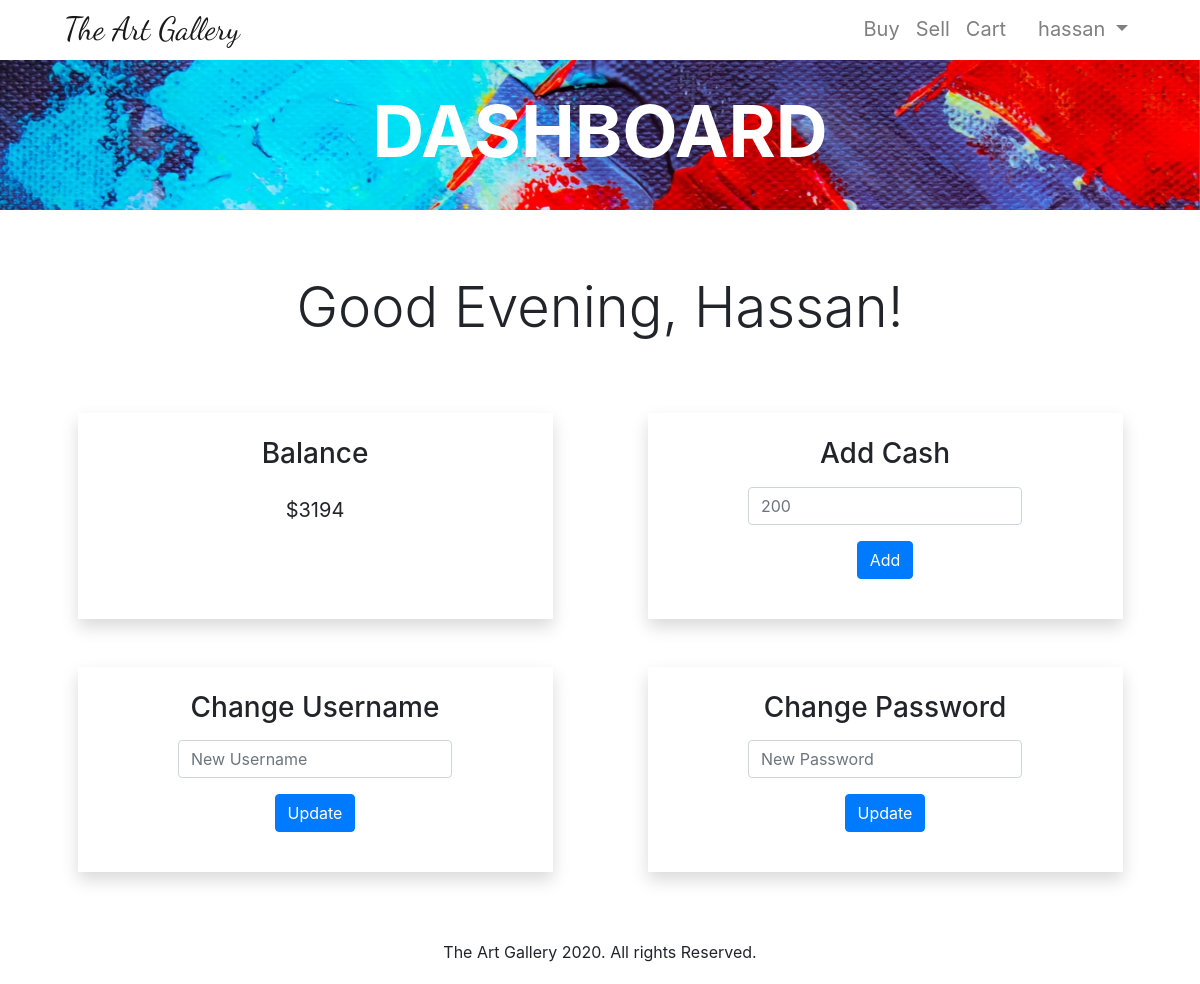
The page /dashboard (signed in) on the database as committed earlier.
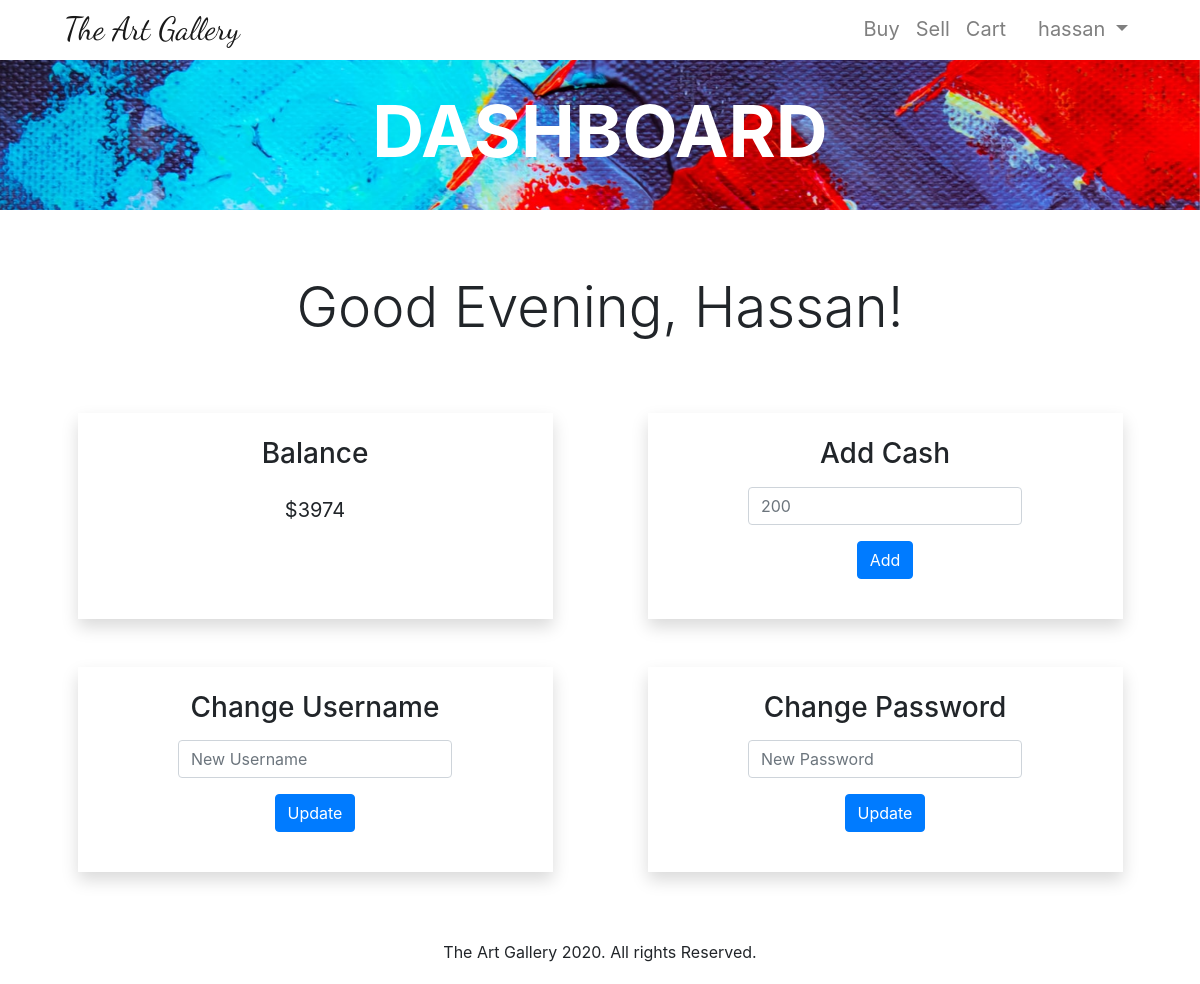
The same page on the database as committed later.
### tables this page shows
CREATE TABLE users (id INTEGER PRIMARY KEY, username TEXT NOT NULL, hashvalue TEXT NOT NULL, firstname TEXT NOT NULL, lastname TEXT NOT NULL, country TEXT NOT NULL, cash NUMERIC NOT NULL DEFAULT 500.00);

### main.py (the view)
@app.route("/dashboard", methods=["GET", "POST"])
@login_required
def dashboard():
    if request.method == "GET":
        with sqlite3.connect("gallery.db") as con:
            db = con.cursor()
            db.execute(
                f"SELECT cash FROM users WHERE id = {session['user_id']}")
            rows = db.fetchall()
            cash = rows[0][0]
        return render_template("dashboard.html", cash=cash)

### brains.py (called while the page is built)
def login_required(f):
    @wraps(f)
    def decorated_function(*args, **kwargs):
        if session.get("user_id") is None:
            return redirect("/login")
        return f(*args, **kwargs)
    return decorated_function

### main.py (called while the page is built)
@app.after_request
def after_request(response):
    response.headers["Cache-Control"] = "no-cache, no-store, must-revalidate"
    response.headers["Expires"] = 0
    response.headers["Pragma"] = "no-cache"
    return response

### templates/dashboard.html (shortened to what this page needs)
{% extends 'layout.html' %}
{% block main %}
<div id="dashboard-content">
    <section class="main-section mb-5">
        <div class="message-screen">
            <div id="buy-top" class="d-flex flex-column justify-content-center align-items-center top" style="
            background-image: url({{ url_for('static', filename='images/dashboard.jpg') }});">
                <h1 class="display-3 font-weight-bold" style="color:white;">DASHBOARD</h1>
            </div>
            <div class="container mt-5">
                <div class="jumbotron dash-jumbo text-center p-3">
                    <h1 class="display-4">Good Evening, Hassan!</h1>
                </div>
            </div>
            <div class="container mt-5">
                <div class="row d-flex justify-content-around">
                    <div class="col-10 col-md-5 p-4 shadow text-center">
                        <h3 class="display-5">Balance</h3>
                        <p class="lead mt-4"><strong>${{ cash }}</strong></p>
                    </div>
                    <div class="col-10 col-md-5 p-4 shadow mt-5 mt-md-0 text-center d-flex justify-content-center">
                        <form action="/addCash" method="post">
                            <h3 class="display-5">Add Cash</h3>
                            <div class="form-group mt-3">
                                <input type="number" name="moreCash" class="form-control" id="inputCash"
                                    placeholder="200" required>
                            </div>
                            <div class="form-group d-flex justify-content-center">
                                <button type="submit" class="btn btn-primary">Add</button>
                            </div>
                        </form>
                    </div>
                </div>
            </div>
            <div class="container mt-5">
                <div class="row d-flex justify-content-around">
                    <div class="col-10 col-md-5 p-4 shadow text-center d-flex justify-content-center">
                        <form action="/changeUsername" method="post">
                            <h3 class="display-5">Change Username</h3>
                            <div class="form-group mt-3">
                                <input type="text" name="newUsername" class="form-control" id="newUsername"
                                    placeholder="New Username" required>
                            </div>
                            <div class="form-group d-flex justify-content-center">
                                <button type="submit" class="btn btn-primary">Update</button>
                            </div>
                        </form>
                    </div>
                    <div class="col-10 col-md-5 p-4 shadow mt-5 mt-md-0 text-center d-flex justify-content-center">
                        <form action="/changePassword" method="post">
                            <h3 class="display-5">Change Password</h3>
                            <div class="form-group mt-3">
                                <input type="password" name="newPassword" id="newPassword" class="form-control"
                                    placeholder="New Password" required>
                            </div>
                            <div class="form-group d-flex justify-content-center">
                                <button type="submit" class="btn btn-primary">Update</button>
                            </div>
                        </form>
                    </div>
                </div>
            </div>
        </div>
    </section>
</div>
{% endblock %}

### templates/layout.html (shortened to what this page needs)
<!DOCTYPE html>
<html lang="en">
<head>
    <link rel="stylesheet" href="/static/bootstrap/css/bootstrap.min.css">
    <link rel="stylesheet" href="/static/styles/styles.css">
</head>
<body>
    <header>
        <nav id="my-nav" class="navbar navbar-expand-md navbar-light fixed-top py-0" {% block styleCart %}  {% endblock %}>
            <a id="brand" class="navbar-brand ml-lg-5" href="/">The Art Gallery</a>
            <div class="collapse navbar-collapse mr-lg-5" id="navbarContent">
                <ul class="navbar-nav ml-auto">
                    {% if session.user_id %}
                        <li class="nav-item {% block activeBuy %} {% endblock %}">
                            <a class="nav-link hover-ef" href="/buy">Buy<span class="sr-only">(current)</span></a>
                        </li>
                        <li class="nav-item {% block activeSell %} {% endblock %}">
                            <a class="nav-link hover-ef" href="/sell">Sell<span class="sr-only">(current)</span></a>
                        </li>
                        <li class="nav-item {% block activeCart %} {% endblock %} {% block emptyCart %} {% endblock %}">
                            <a class="nav-link hover-ef" href="/cart">Cart<span class="sr-only">(current)</span></a>
                        </li>
                        <li class="nav-item dropdown ml-lg-3">
                            <a class="nav-link dropdown-toggle" href="#" id="navbarDropdown" role="button" data-toggle="dropdown"
                                aria-haspopup="true" aria-expanded="false">
                                {{ session.user_name }}
                            </a>
                        </li>
                    {% endif %}
                </ul>
            </div>
        </nav>
    </header>
    <main>
        {% block main %}
        {% endblock %}
    </main>
    <footer>The Art Gallery 2020. All rights Reserved.</footer>
</body>
</html>

### static/styles/styles.css (style rules this page uses)
#brand { font-family: 'Dancing Script', 'Helvetica Neue', Helvetica, Arial; font-size: 2rem !important; }
#my-nav a { font-size: 1.25rem; position: relative; }
.hover-ef::after { content: ''; top: 0; left: 0; transform: translateY(10px); transition: transform 0.3s ease; opacity: 0; height: 100%; width: 100%; border-bottom: 2px solid #343a40; position: absolute; }
.main-section { padding-top: 60px; }
.top { height: 150px; background-position: center bottom; background-size: cover; background-repeat: no-repeat; background-attachment: fixed; }
.dash-jumbo { background-color: white; }
footer { text-align: center; padding: 20px; bottom: 0; left: 0; right: 0; }

Rows that differ between the two databases and show on the page:
changed users: cash "3194" → "3974"
